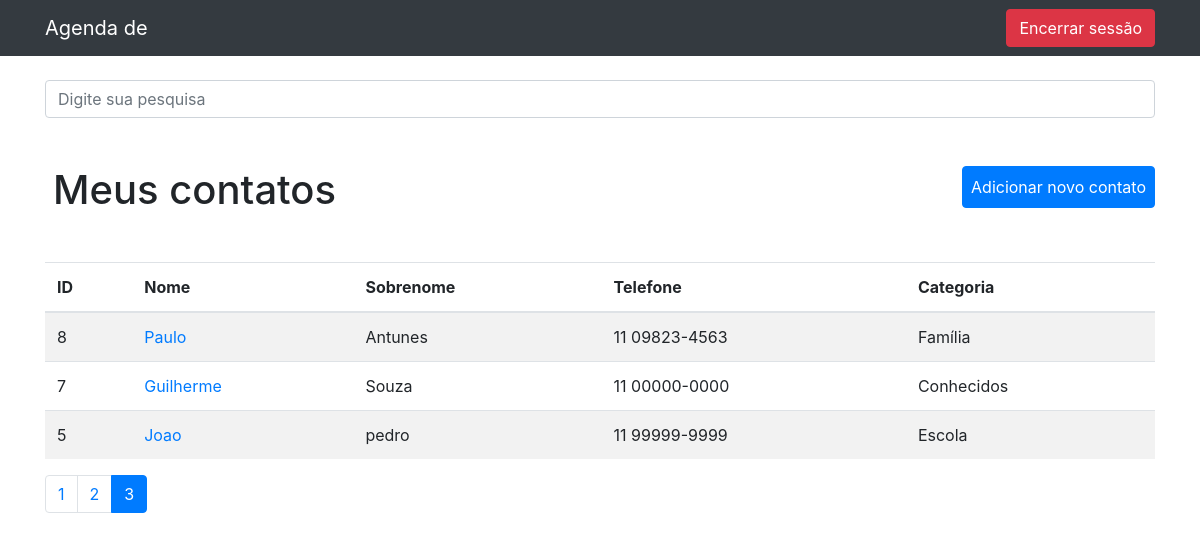
Screenshot of /?p=3&termo= (signed in) with the database file from the repository.
### contatos/models.py (models this page shows, shortened)
class Contato(models.Model):
    nome = models.CharField(max_length=255)
    sobrenome = models.CharField(max_length=255, blank=True)
    telefone = models.CharField(max_length=255)
    email = models.CharField(max_length=255, blank=True)
    data_criacao = models.DateTimeField(default=timezone.now)
    descricao = models.TextField(blank=True)
    categoria = models.ForeignKey(Categoria, on_delete=models.DO_NOTHING)
    mostrar = models.BooleanField(default=True)
    foto = models.ImageField(blank=True, upload_to = 'fotos/%Y/%m/')

class Categoria(models.Model):
    nome = models.CharField(max_length=255)
    def __str__(self):
        return self.nome

### contatos/views.py (the view)
# urls.py: path('', views.index, name='index'),
@login_required(redirect_field_name='login')
def index(request):
    contatos = Contato.objects.order_by('-id').filter(mostrar=True)
    paginator = Paginator(contatos, CONTATOS_POR_PAGINA)
    page = request.GET.get('p')
    contatos = paginator.get_page(page)
    return render(request, 'contatos/index.html', {
        'contatos': contatos
    })

### contatos/templates/contatos/index.html
{% extends 'base.html' %}
{%block 'conteudo'%}
<br>
<form method="get" action="{% url 'busca' %}">
    <div class="form-group row">
    <div class="col-12">
        <input class="form-control"
            type="search" value="{{ request.GET.termo }}"
            id="search-input"
            placeholder="Digite sua pesquisa"
            name="termo">
    </div>
    </div>
</form>
<div class="mt-5 mb-5">
<h1 class="d-inline p-2">Meus contatos</h1>
<a href="{% url 'dashboard' %}"><button type="button" class="d-inline p-2 btn btn-primary float-right">Adicionar novo contato</button></a>
</div>
<div class="table-responsive">
    <table class="table table-striped">
        <thead>
        <tr>
            <th scope="col">ID</th>
            <th scope="col">Nome</th>
            <th scope="col">Sobrenome</th>
            <th scope="col">Telefone</th>
            <th scope="col">Categoria</th>
        </tr>
        </thead>
        <tbody>
        {% for contato in contatos %}
            <tr>
                <td>{{ contato.id }}</td>
                <td><a href="{% url 'ver_contato' contato.id %}"> {{ contato.nome }}</a></td>
                <td>{{ contato.sobrenome }}</td>
                <td>{{ contato.telefone }}</td>
                <td>{{ contato.categoria }}</td>
            </tr>
        {%endfor%}
        </tbody>
    </table>
</div>
<nav aria-label="Page navigation example">
    <ul class="pagination">
    {% for pagina in contatos.paginator.page_range %}
        {% if contatos.number == pagina %}
            <li class="page-item active"><a class="page-link" href="?p={{ pagina }}&termo={{ request.GET.termo }}">{{ pagina }}</a></li>
        {% else %}
            <li class="page-item"><a class="page-link" href="?p={{ pagina }}&termo={{ request.GET.termo }}">{{ pagina }}</a></li>
        {% endif %}
    {% endfor %}
    </ul>
  </nav>
{%endblock%}

### rows the page displays
Contato: id "8", nome "Paulo", sobrenome "Antunes", telefone "11 09823-4563", categoria "Família"
Contato: id "7", nome "Guilherme", sobrenome "Souza", telefone "11 00000-0000", categoria "Conhecidos"
Contato: id "5", nome "Joao", sobrenome "pedro", telefone "11 99999-9999", categoria "Escola"

### other values shown
{{ pagina }} "1" "2"
{{ pagina }} "3"
